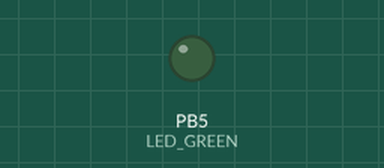
Simulated run of this program. Board: ATmega328P, built with avr-gcc and emulated at 16 MHz. Shown: output pins drawn as LEDs (lit = HIGH).

Above: at 0.2 s.
At 12.5 s:
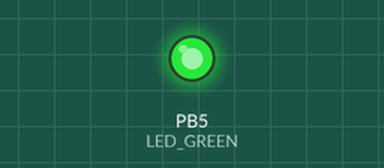
Timing chart, 0 to 15.0 s (numbered marks = the images above):
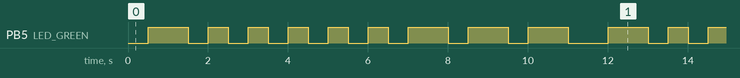

Measured:
- by itself, PB5 (LED_GREEN): repeats every 11.5 s: 5 × (LOW 0.50 s, HIGH 0.50 s), 3 × (LOW 0.50 s, HIGH 1.0 s), LOW 1.0 s, HIGH 1.0 s
- by itself, everything shown: repeats every 11.5 s, in 18 steps

The program:

main.c
```c
/***********************************************************************
 * Enrique Navarro Alarcon
 * Preparation for Lab 1
 * Digital Electronics 2
 * ATmega328P (Arduino Uno), 16 MHz, AVR 8-bit Toolchain 3.6.2
 *
 **********************************************************************/

/* Defines -----------------------------------------------------------*/
#define LED_GREEN   PB5     // AVR pin where green LED is connected
#define SHORT_LIGHT 500      // Delay in miliseconds
#define LONG_LIGHT 1000
#define DELAY 500
#ifndef F_CPU
#define F_CPU 16000000      // CPU frequency in Hz required for delay func
#endif

/* Includes ----------------------------------------------------------*/
#include <util/delay.h>     // Functions for busy-wait delay loops
#include <avr/io.h>         // AVR device-specific IO definitions

int main(void)
{
	// To Write DE2 in morse code we need to know the three letters in morse
	// D -> -..  E-> .  2-> ..---   So the word would be -> -.....---
    // Set pin as output in Data Direction Register
    // DDRB = DDRB or 0010 0000
    DDRB = DDRB | (1<<LED_GREEN);

    // Set pin LOW in Data Register (LED off)
    // PORTB = PORTB and 1101 1111
    PORTB = PORTB & ~(1<<LED_GREEN);

    // Infinite loop
    while (1)
    {
        // Pause several miliseconds
        _delay_ms(DELAY);
		// Leter D

        PORTB = PORTB ^ (1<<LED_GREEN);
		_delay_ms(LONG_LIGHT);
		PORTB = PORTB & ~(1<<LED_GREEN);
		_delay_ms(DELAY);

        PORTB = PORTB ^ (1<<LED_GREEN);
        _delay_ms(SHORT_LIGHT);
        PORTB = PORTB & ~(1<<LED_GREEN);
        _delay_ms(DELAY);

        PORTB = PORTB ^ (1<<LED_GREEN);
        _delay_ms(SHORT_LIGHT);
        PORTB = PORTB & ~(1<<LED_GREEN);
        _delay_ms(DELAY);

		// Leter E

        PORTB = PORTB ^ (1<<LED_GREEN);
        _delay_ms(SHORT_LIGHT);
        PORTB = PORTB & ~(1<<LED_GREEN);
        _delay_ms(DELAY);

		// Number 2

        PORTB = PORTB ^ (1<<LED_GREEN);
        _delay_ms(SHORT_LIGHT);
        PORTB = PORTB & ~(1<<LED_GREEN);
        _delay_ms(DELAY);

        PORTB = PORTB ^ (1<<LED_GREEN);
        _delay_ms(SHORT_LIGHT);
        PORTB = PORTB & ~(1<<LED_GREEN);
        _delay_ms(DELAY);

        PORTB = PORTB ^ (1<<LED_GREEN);
        _delay_ms(LONG_LIGHT);
        PORTB = PORTB & ~(1<<LED_GREEN);
        _delay_ms(DELAY);

        PORTB = PORTB ^ (1<<LED_GREEN);
        _delay_ms(LONG_LIGHT);
        PORTB = PORTB & ~(1<<LED_GREEN);
        _delay_ms(DELAY);

        PORTB = PORTB ^ (1<<LED_GREEN);
        _delay_ms(LONG_LIGHT);
        PORTB = PORTB & ~(1<<LED_GREEN);
        _delay_ms(DELAY);
	}
	 // Will never reach this
    return 0;
}
```
